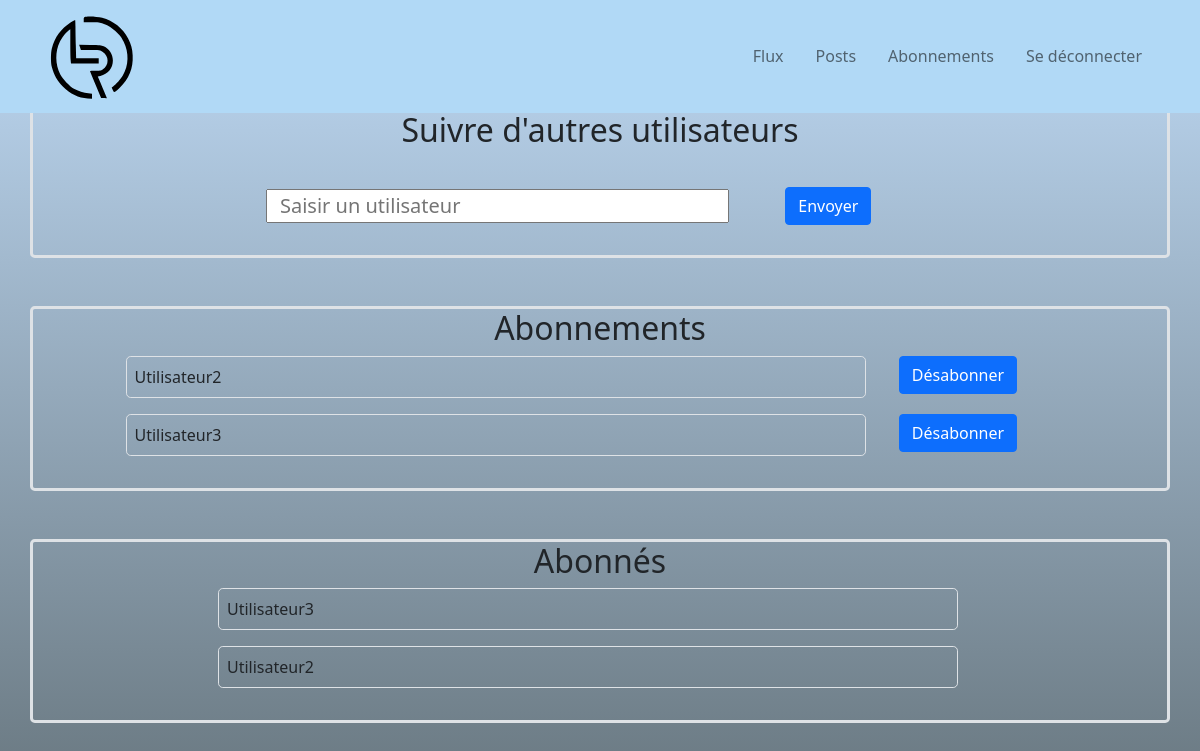
Page /ticket/follow/ (signed in) on the earlier database version.
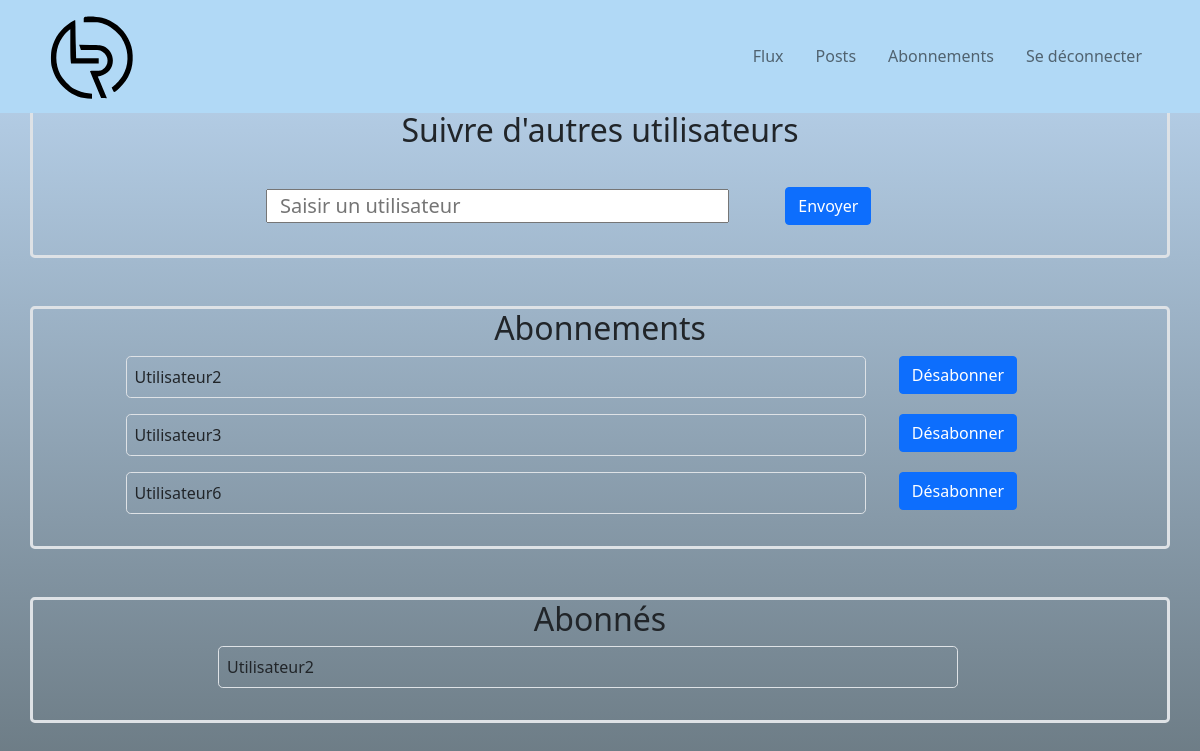
Same page on the later database version.
### ticket/models.py (models this page shows, shortened)
class UserFollows(models.Model):
    user = models.ForeignKey(
        to=settings.AUTH_USER_MODEL,
        on_delete=models.CASCADE,
        related_name="following"
        )
    followed_user = models.ForeignKey(
        to=settings.AUTH_USER_MODEL,
        on_delete=models.CASCADE,
        related_name="followed_by")
    class Meta:
        unique_together = ('user', 'followed_user',)

### authentication/models.py (models this page shows, shortened)
class CustomeUser(AbstractBaseUser):
    username = models.CharField(
        unique=True,
        max_length=128,
        blank=False,
        verbose_name="Nom d'utilisateur"
    )
    follows = models.ManyToManyField(
        'self',
        symmetrical=False,
        verbose_name='suivi',
        blank=True,
    )
    is_active = models.BooleanField(default=True)
    is_staff = models.BooleanField(default=False)
    is_admin = models.BooleanField(default=False)
    USERNAME_FIELD = "username"
    objects = MyUserManager()

### ticket/views.py (the view)
# urls.py: path('follow/', views.followers, name='followers'),
@login_required
def followers(request):
    users_following = UserFollows.objects.filter(user_id=request.user)
    users_by_follow = UserFollows.objects.filter(followed_user=request.user)
    error_message = ""
    if request.method == 'POST':
        form = FollowUserForm(request.POST)
        try:
            if form.is_valid():
                user = form.save(commit=False)
                user.user = request.user
                user.save()
                return redirect('followers')
        except ObjectDoesNotExist:
            error_message = "L'utilsateur n'est pas connu"
        except IntegrityError:
            error_message = "Cet utilsateur fait déja parti de vos abonnés"
    else:
        form = FollowUserForm(request.POST)
    return render(request, "ticket/follows.html", locals())

### ticket/forms.py (shortened to what this page needs)
class FollowUserForm(forms.ModelForm):
    followed_user = forms.CharField(
        max_length=128,
        widget=forms.TextInput(
            attrs={"placeholder": "Saisir un utilisateur"})
            )
    class Meta:
        model = UserFollows
        fields = ['followed_user', ]

### ticket/templates/ticket/follows.html (shortened to what this page needs)
{% extends 'base.html' %}
{% load django_bootstrap5 %}
{% block content %}
    <div class="container">
        <div class="row text-center mt-5 border border-3 rounded-3">
            <div>
                <h2>Suivre d'autres utilisateurs</h2>
            </div>
            <div class="col-xs-12 col-md-2"></div>
            <div class="col-xs-12 col-md-7">
                <form method="post">
                    <div class="row align-items-center">
                        <div class="col-10">
                            <div class="row m-3  p-3 follow">
                                {% for field in form %}
                                {{ field }}
                                {% endfor %}
                            </div>
                        </div>
                        <div class="col-2">
                            {% bootstrap_button "Envoyer" button_type="submit" button_class="btn-primary mt-3 mb-3" %}
                        </div>
                    </div>
                </form>
            </div>
        </div>
        <div class="row mt-5 border border-3 rounded-3">
            <div class="text-center">
                <h2>Abonnements</h2>
            </div>
            <div class="row mb-3">
                <div>
                    <div class="row">
                        {% for item in users_following %}
                            <div class="col-1"></div>
                            <div class="col-8 border border-1 rounded-3 p-2 mb-3">
                                {{ item.followed_user}}
                            </div>
                            <div class="col-2 text-center">
                                <a class="btn btn-primary" href="{% url 'unfollow' item.id %}">Désabonner</a>
                            </div>
                            <div class="col-1"></div>
                        {% endfor %}
                    </div>
                </div>
            </div>
        </div>
        <div class="row mt-5 border border-3 rounded-3">
            <div class="text-center">
                <h2>Abonnés</h2>
            </div>
            <div class="row mb-3">
                {% for item in users_by_follow %}
                    <div class="col-2"></div>
                    <div class="col-8 border border-1 rounded-3 p-2 mb-3">
                        {{ item.user }}
                    </div>
                    <div class="col-2"></div>
                {% endfor %}
            </div>
        </div>
    </div>
{% endblock %}

### templates/base.html (shortened to what this page needs)
{% load static %}
{% load django_bootstrap5 %}
<!DOCTYPE html>
<html lang="fr">
<head>
    <link rel="stylesheet" href="{% static 'styles.css' %}">
    <link href="https://cdn.jsdelivr.net/npm/bootstrap@5.0.2/dist/css/bootstrap.min.css" rel="stylesheet">
</head>
<header>
    <nav class="navbar fixed-top navbar-expand-md navbar-light">
        <div class="container">
            <div class="col-3">
                {% if user.is_authenticated %}
                <a class="navbar-brand" href="{% url 'home' %}"><img class="rounded img-fluid" src="{% static 'images/logo.svg' %}" alt="" width="100"></a>
                {% else %}
                <a class="navbar-brand" href="{% url 'login' %}"><img class="rounded img-fluid" src="{% static 'images/logo.svg' %}" alt="" width="100"></a>
                {% endif %}
            </div>
            <div class="col-8 align-self-end m-auto">
                <div class="collapse navbar-collapse justify-content-end" id="navbarNav">
                    {% if user.is_authenticated %}
                    <ul class="navbar-nav">
                        <li class="nav-item m-2">
                            <a class="nav-link" aria-current="page" href="{% url 'home' %}">Flux</a>
                        </li>
                        <li class="nav-item m-2">
                            <a class="nav-link" href="{% url 'posts' %}">Posts</a>
                        </li>
                        <li class="nav-item m-2">
                            <a class="nav-link" href="{% url 'followers' %}">Abonnements</a>
                        </li>
                        <li class="nav-item m-2">
                            <a class="nav-link" href="{% url 'logout' %}">Se déconnecter</a>
                        </li>
                    </ul>
                    {% endif %}
                </div>
            </div>
        </div>
      </nav>
</header>
<body>
    <div class="main">
        {% block content %}
        {% endblock content %}
    </div>
</body>
</html>

### static/styles.css (style rules this page uses)
* { padding: 0; margin: 0; }
nav { background-color: #b1d9f6; }
body { padding-top: 5%; background: linear-gradient(0deg, #5d6a70 0%, #bed9f4 100%); }
.main { min-height: 100vh; }
.follow { font-size: 20px; }

Differences in the rows shown:
removed UserFollows: user "Utilisateur3", shown under "Abonnés"
added UserFollows: followed_user "Utilisateur6", shown under "Abonnements"
